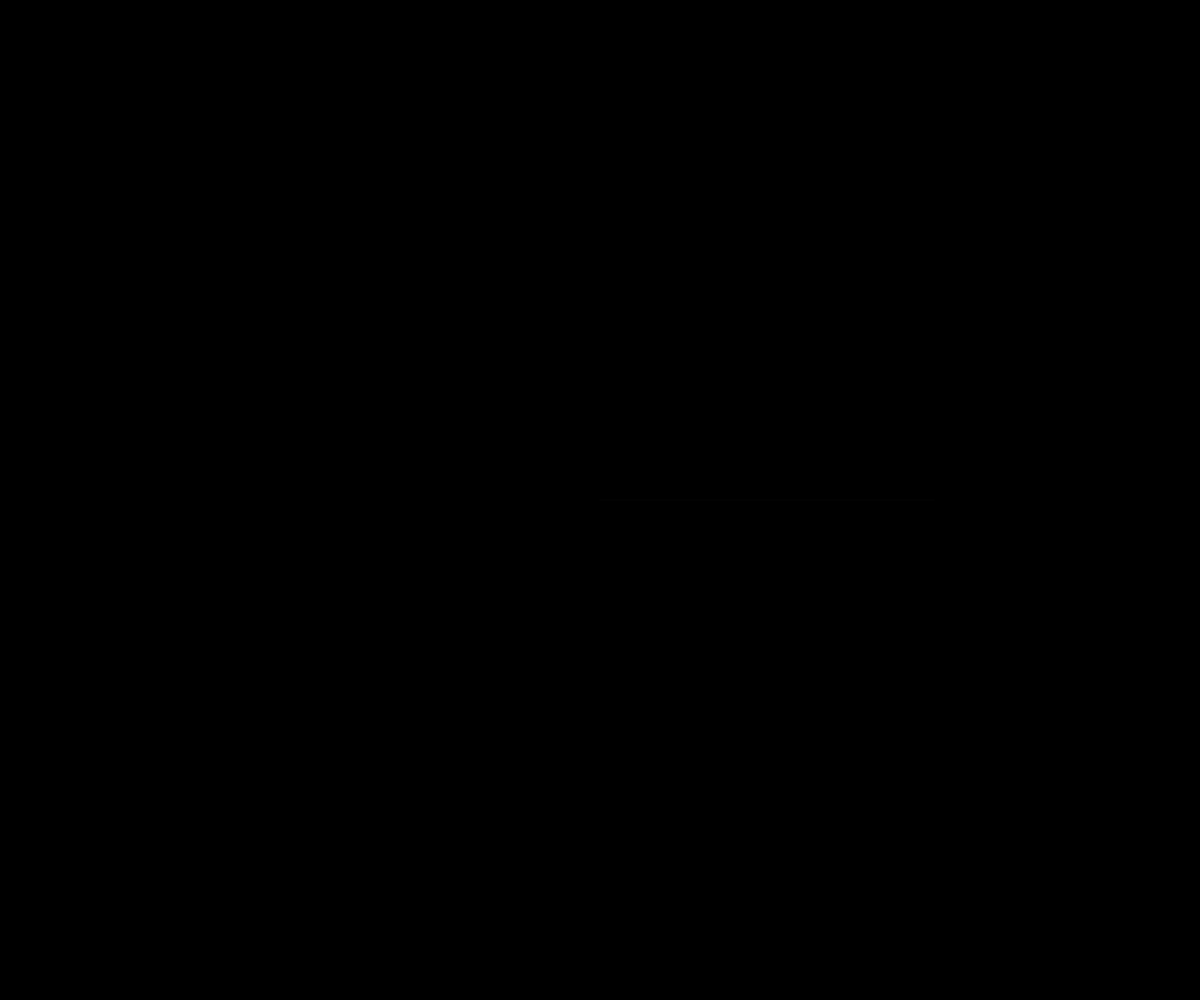
Frame 1 (no input)
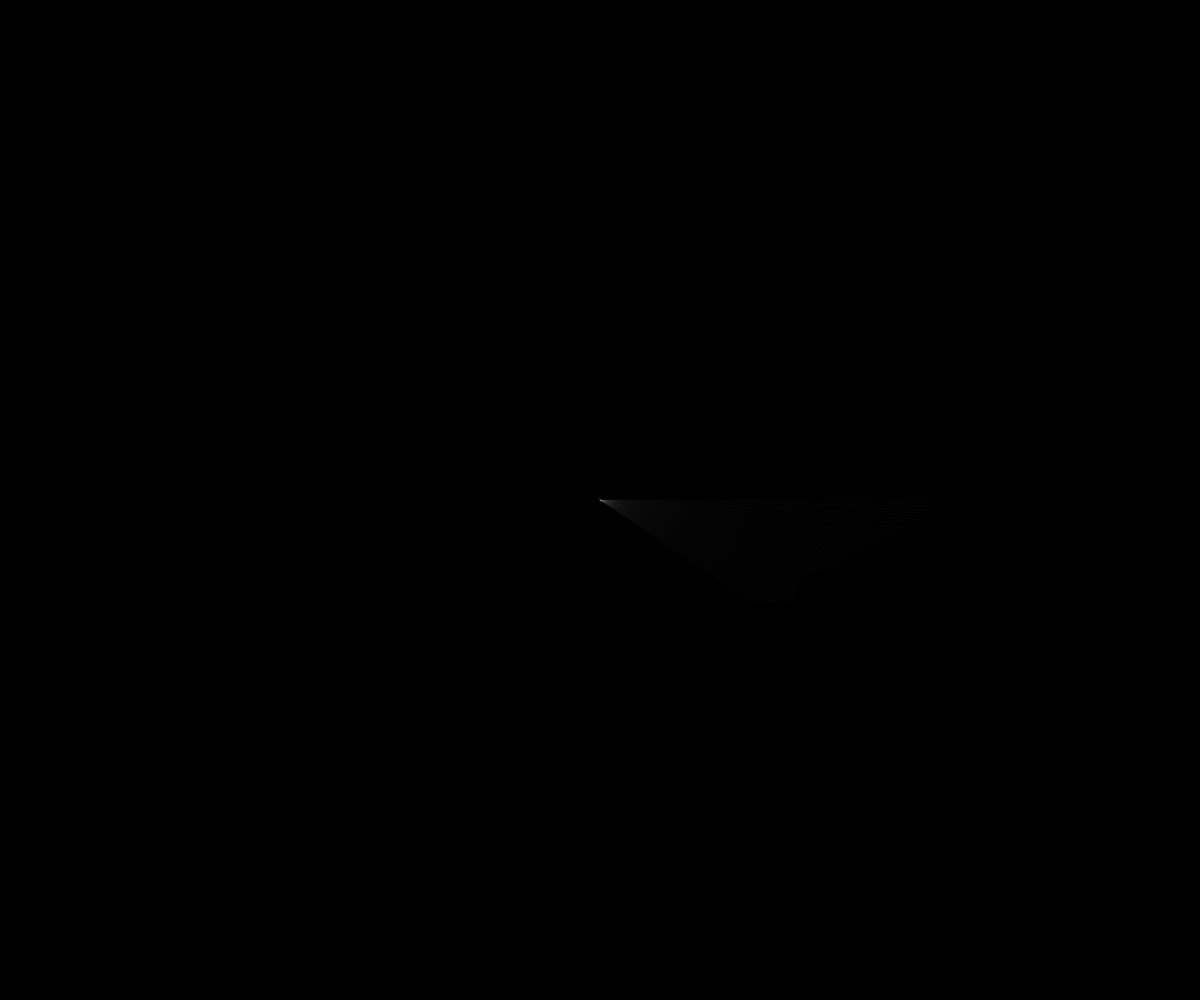
Frame 60 (no input)
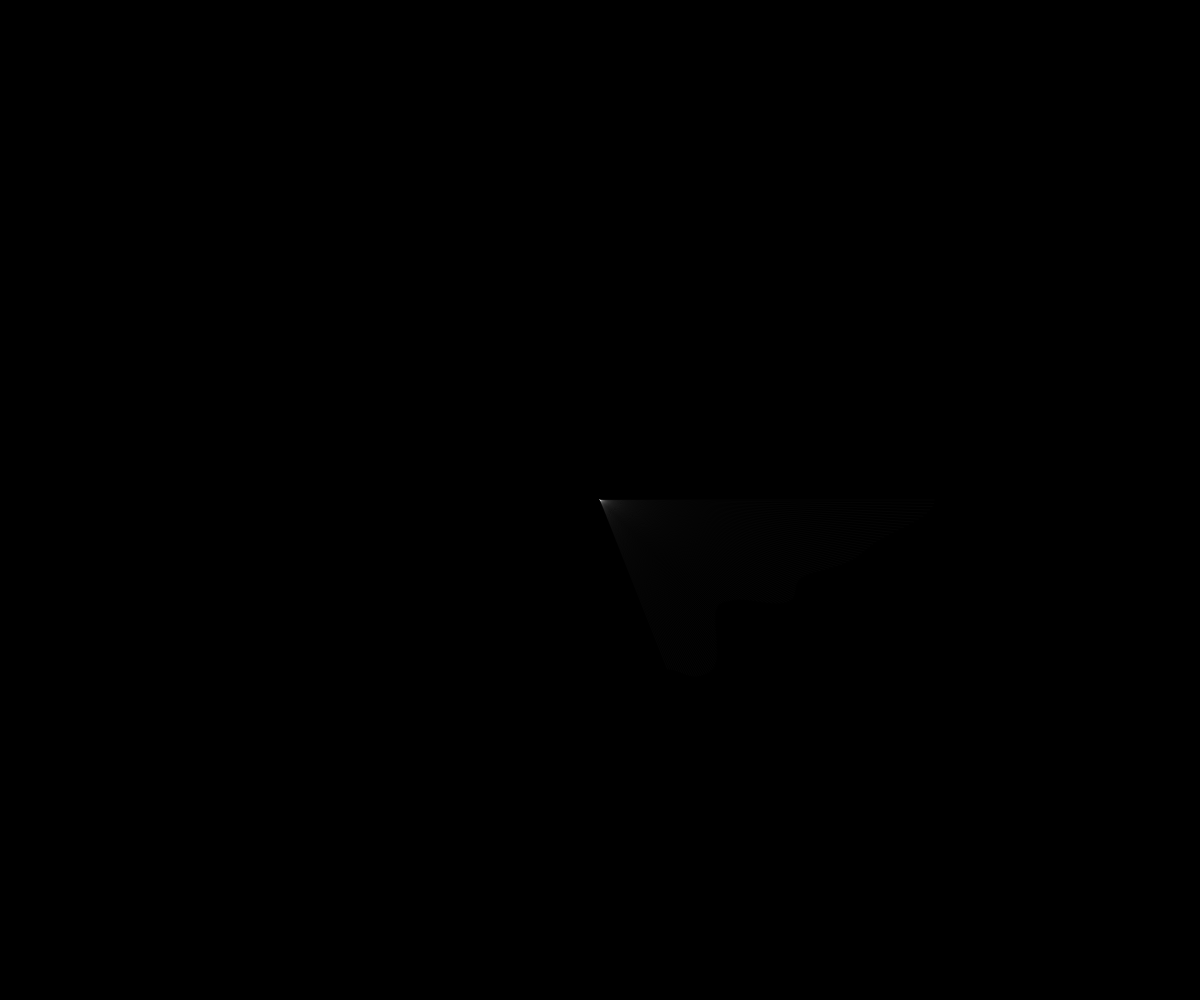
Frame 120 (the mouse pressed at the canvas centre since frame 60)

The p5.js sketch that drew these frames (run headless with seeded random() and noise() and a simulated clock; from frame 60 on, the mouse is pressed at the canvas centre):

// p5.js sketch
// ── sketch.js
var radius;
var angle;
var resolution;
var weight = 1;
var xoff = 0.0;
function setup() {
  createCanvas(windowWidth,windowHeight);
  background(0);
  angle = 0;
  resolution = 0.01
}

/*
resolution = 11 = square
resolution = 21 = triangle
*/

function draw() {
  radius = map(noise(xoff),0,1,0,height/2-weight)
  stroke(255,5)
  strokeWeight(weight)
  line(cos(angle)*radius+(width/2),sin(angle)*radius+(height/2),width/2,height/2);
  angle += resolution
  xoff += resolution
}
